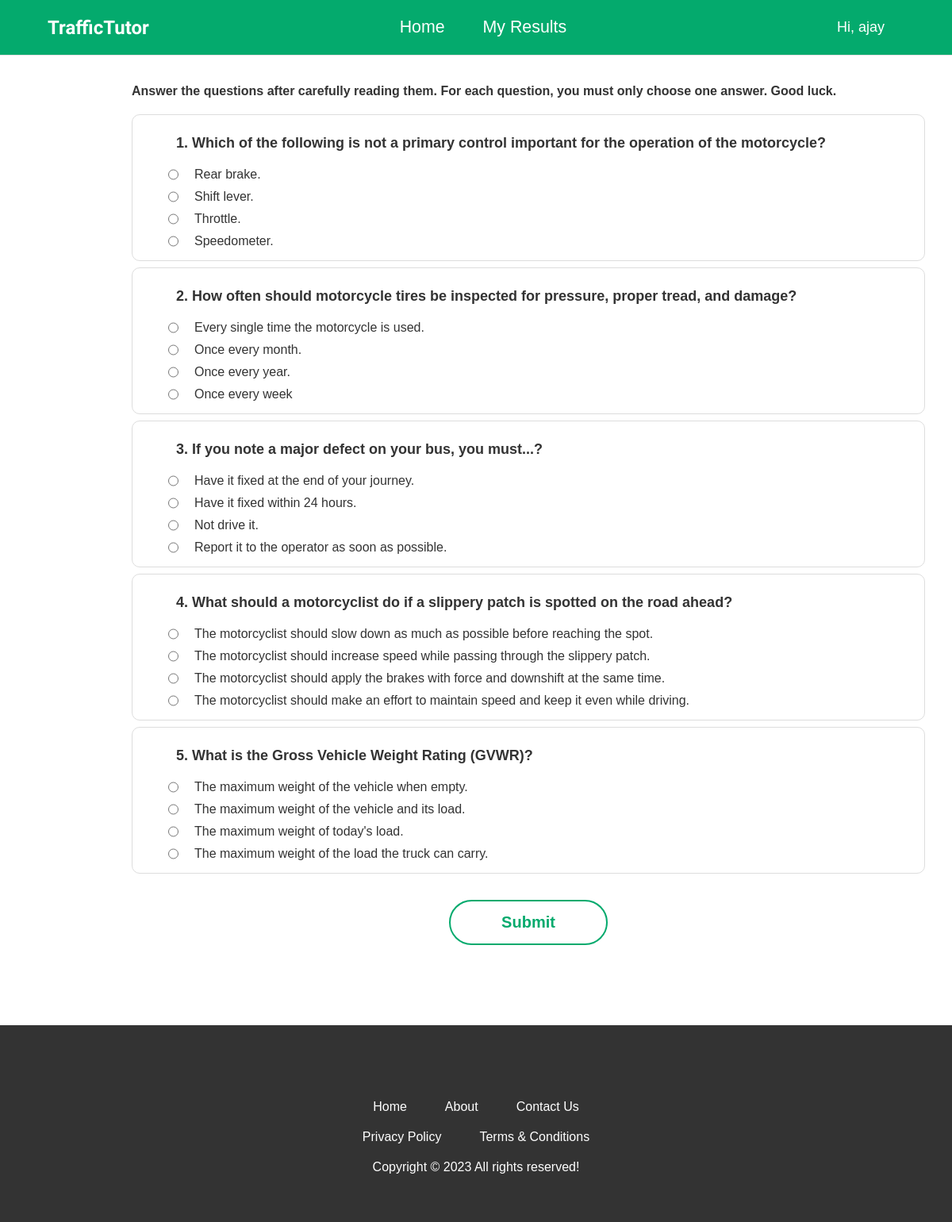
The app's page /quiz/ (signed in) with its own data.
### Quiz/models.py (models this page shows, shortened)
class Question(models.Model):
    created_at = models.DateField(auto_now_add=True)
    updated_at = models.DateField(auto_now_add=True)
    category = models.ForeignKey(
        Category, related_name='category', on_delete=models.CASCADE)
    question = models.CharField(max_length=1000)
    marks = models.IntegerField(default=1)
    def get_answer(self):
        answer_objs = list(Answer.objects.filter(question=self))
        random.shuffle(answer_objs)
        data = []
        for answer_obj in answer_objs:
            data.append(
                {
                    'id': answer_obj.id,
                    'answer': answer_obj.answer,
                    'is_correct': answer_obj.is_correct
                }
            )
        return data

class Answer(models.Model):
    created_at = models.DateField(auto_now_add=True)
    updated_at = models.DateField(auto_now_add=True)
    question = models.ForeignKey(
        Question, related_name='question_answer', on_delete=models.CASCADE)
    answer = models.CharField(max_length=100)
    is_correct = models.BooleanField(default=False)

### Quiz/views.py (the view)
# urls.py: path('quiz/', views.quiz, name='quiz'),
@login_required(login_url="/login")
def quiz(request):
    questions = get_quiz(request)
    return render(request, 'quiz.html', {'questions': questions, 'user': request.user.username})

### Quiz/templates/quiz.html (shortened to what this page needs)
{% extends 'base.html' %} {% load static %}
{% block css_files %}
<link rel="stylesheet" href="../static/quiz.css" />
{%endblock %}
{% block content %} {% if questions|length >= 1 %}
<main class="main-container">
  <form
    id="quizForm"
    method="post"
    action="/result"
    enctype="multipart/form-data"
  >
    <div class="form-group">
      <h4>
        Answer the questions after carefully reading them. For each question,
        you must only choose one answer. Good luck.
      </h4>
      {% for que in questions %}
      <div class="question-container">
        <h3 class="question">{{forloop.counter}}. {{que.question}}</h3>
        <ul class="options-list">
          {% for ans in que.answers %}
          <li class="option">
            <input
              type="radio"
              id="{{ans.id}}"
              value="{{ans.id}}"
              name="question{{que.id}}"
              required
            />
            <label for="{{ans.id}}"> {{ans.answer}} </label>
          </li>
          {% endfor %}
        </ul>
      </div>
      {% endfor %}
    </div>
    <div class="btn-div">
      <button id="submitButton" class="submit-btn">Submit</button>
    </div>
  </form>
</main>
{% else %}
<div class="no_result_illustrator"></div>
{% endif %}
{% endblock %}

### Quiz/templates/base.html (shortened to what this page needs)
{% load static %}
<!DOCTYPE html>
<html lang="en">
  <head>
    <link rel="stylesheet" href="{% static "base.css" %}" />
    {% block css_files %} {% endblock %}
  </head>
  <body>
    <header>
      <nav class="navigation">
        <div class="nav-title">
          <h2 class="logo-header">TrafficTutor</h2>
        </div>
        <div class="center-navigation">
          <ul class="center-navigation">
            <li class="nav-buttom"><a href="/"> Home</a></li>
            <li class="nav-buttom">
              <a href="/score">My Results</a>
            </li>
          </ul>
        </div>
        <ul class="nav-links">
          {% if user %}
          <div class="login-div">
            <li>
              <a class="welcome-btn" href="#"
                ><span>Hi, {{user}}</span>
              </a>
            </li>
          </div>
          {% else %}
          <li><a href="/">Log in</a></li>
          <li><a href="/register">Sign up</a></li>
          {% endif %}
        </ul>
      </nav>
    </header>
    {% block content %} {% endblock %}
    <footer>
      <div class="footer-links">
        <p>Home</p>
        <p>About</p>
        <p>Contact Us</p>
      </div>
      <div class="footer-links">
        <p>Privacy Policy</p>
        <p>Terms & Conditions</p>
      </div>
      <p class="footer-text">Copyright &copy; 2023 All rights reserved!</p>
    </footer>
  </body>
</html>

### Quiz/static/base.css (style rules this page uses)
* { margin: 0; padding: 0; box-sizing: border-box; list-style: none; }
body { height: 100vh; font-family: Arial, Helvetica, sans-serif; color: #333; display: flex; flex-direction: column; justify-content: space-between; }
.navigation { padding: 12px 60px; display: flex; justify-content: space-between; align-items: center; background-color: #04aa6d; border-bottom: 1px solid #dfdfdf; }
.center-navigation { display: flex; list-style-type: none; gap: 3rem; font-family: Arial, Helvetica, sans-serif; }
.navigation li a { list-style: none; text-decoration: none; color: white; }
.logo-header { font-family: "Quintessential", cursive; font-weight: 600; text-align: center; color: #fff; margin-bottom: 5px; margin-top: 5px; }
.nav-title { display: flex; gap: 20px; align-items: center; }
.nav-links { display: flex; gap: 15px; margin-bottom: 0; }
.welcome-btn { display: flex; align-items: center; gap: 5px; text-decoration: none; font-size: 18px; padding: 12px 20px; color: #fff; }
.login-div { position: relative; }
form { position: inherit; left: 0; display: grid; left: 0; padding: 1rem 1rem; }
.nav-buttom { font-weight: 500gi; font-size: 16pt; text-decoration: none; color: white; }
footer { text-align: center; background-color: #333; color: #fff; padding: 60px; }
.footer-links { margin-bottom: 20px; display: flex; gap: 3rem; justify-content: center; }
.footer-links p { cursor: pointer; }

### Quiz/static/quiz.css (style rules this page uses)
.main-container { padding: 60px 20px; padding-top: 20px; margin: 0 auto; }
.form-group h4 { margin-bottom: 20px; }
#quizForm { width: 900px; }
.question-container { margin: 8px 0; padding: 10px 40px; padding-bottom: 10px; border: 1px solid #ddd; border-radius: 10px; width: 1000px; }
.question { font-weight: 600; font-size: 18px; margin: 15px; }
.option { padding: 5px; display: flex; gap: 20px; }
.btn-div { text-align: center; }
.submit-btn { padding: 15px 25px; margin: 25px; font-size: 20px; font-weight: 600; width: 20%; border: 2px solid #04aa6d; border-radius: 1000px; background-color: #fff; color: #04aa6d; transition: all 0.3s; }

### records on screen
Question: question "Which of the following is not a primary control important for the operation of the motorcycle?"
Answer: answer "Rear brake."
Answer: answer "Shift lever."
Answer: answer "Throttle."
Answer: answer "Speedometer."
Question: question "How often should motorcycle tires be inspected for pressure, proper tread, and damage?"
Answer: answer "Every single time the motorcycle is used."
Answer: answer "Once every month."
Answer: answer "Once every year."
Answer: answer "Once every week"
Question: question "If you note a major defect on your bus, you must...?"
Answer: answer "Have it fixed at the end of your journey."
Answer: answer "Have it fixed within 24 hours."
Answer: answer "Not drive it."
Answer: answer "Report it to the operator as soon as possible."
Question: question "What should a motorcyclist do if a slippery patch is spotted on the road ahead?"
Answer: answer "The motorcyclist should slow down as much as possible before reaching the spot."
Answer: answer "The motorcyclist should increase speed while passing through the slippery patch."
Answer: answer "The motorcyclist should apply the brakes with force and downshift at the same time."
Answer: answer "The motorcyclist should make an effort to maintain speed and keep it even while driving."
Question: question "What is the Gross Vehicle Weight Rating (GVWR)?"
Answer: answer "The maximum weight of the vehicle when empty."
Answer: answer "The maximum weight of the vehicle and its load."
Answer: answer "The maximum weight of today's load."
Answer: answer "The maximum weight of the load the truck can carry."

### other values on screen
{{ user }} "ajay"
